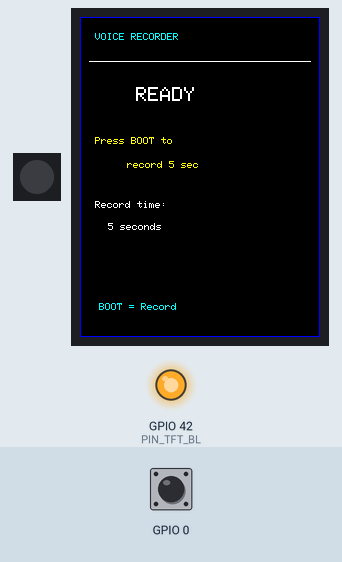
This sketch was run on a simulated ESP32-S3. On the bench: 1 RGB LEDs in strip order, left to right, 240×320 colour display, output pins drawn as LEDs (lit = HIGH). The inputs (shaded band) are chosen by the test bench; at power-on: GPIO 0 HIGH. Dim RGB values are drawn brighter than linear; I2S audio is not simulated (input reads silence); what the sketch prints to the serial monitor is not drawn.

Above: at 3.3 s.
3.4 s: GPIO 0 pulled LOW for 0.15 s
At 4.05 s:
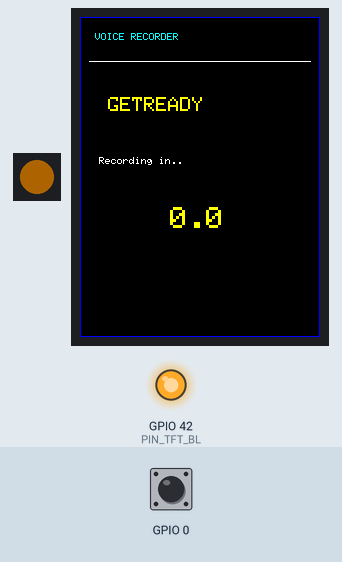
At 13.8 s:
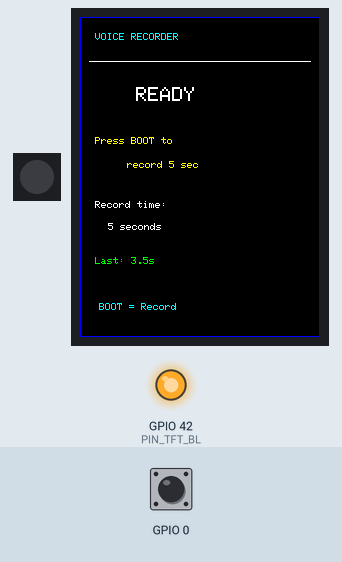
Timing chart, 0 to 15.3 s (numbered marks = the images above; inputs shaded):
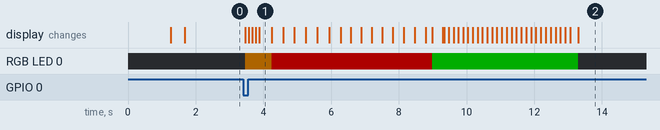

The sketch:

06-ESP32-S3-VoiceMonitoring-display2.0.ino
```cpp
/*
 * ESP32-S3 Voice Recorder - 5 Second Record & Play
 * WITH WS2812B LED INDICATOR
 * Modified for ST7789 2.0" 240x320 LCD
 *
 * FEATURES:
 * - Hardware SPI (SPIClass FSPI) — jauh lebih cepat dari software SPI
 * - 500ms delay setelah button press (skip button click sound)
 * - Display no flicker (selective update)
 * - 5 second recording time
 * - WS2812B LED: RED (recording), GREEN (playing), OFF (idle)
 */

#include <Arduino.h>
#include <SPI.h>
#include <Adafruit_GFX.h>
#include <Adafruit_ST7789.h>
#include <Adafruit_NeoPixel.h>
#include <driver/i2s.h>

// ========== LCD PINS (ST7789 2.0" 240x320) ==========
#define PIN_TFT_SCLK  21
#define PIN_TFT_MOSI  47
#define PIN_TFT_CS    41
#define PIN_TFT_DC    40
#define PIN_TFT_RST   45
#define PIN_TFT_BL    42
#define TFT_WIDTH     240
#define TFT_HEIGHT    320

// ========== AUDIO PINS ==========
#define SPEAKER_DOUT  7
#define SPEAKER_BCLK  15
#define SPEAKER_LRC   16

#define MIC_WS        4
#define MIC_SCK       5
#define MIC_SD        6

// ========== WS2812B LED ==========
#define LED_PIN       48
#define LED_COUNT     1

// ========== AUDIO SETTINGS ==========
#define SAMPLE_RATE   16000
#define RECORD_TIME   5         // 5 seconds
#define BUFFER_SIZE   512
#define BUTTON_DELAY  500       // 500ms delay to skip button click sound

#define TOTAL_SAMPLES (SAMPLE_RATE * RECORD_TIME)

// ========== I2S PORTS ==========
#define I2S_SPEAKER   I2S_NUM_0
#define I2S_MIC       I2S_NUM_1

// ========== OBJECTS ==========
SPIClass spi(FSPI);
Adafruit_ST7789 tft = Adafruit_ST7789(&spi, PIN_TFT_CS, PIN_TFT_DC, PIN_TFT_RST);
Adafruit_NeoPixel strip(LED_COUNT, LED_PIN, NEO_GRB + NEO_KHZ800);

// ========== BUFFERS ==========
int32_t mic_buffer[BUFFER_SIZE];
int16_t speaker_buffer[BUFFER_SIZE * 2]; // stereo

// Recording buffer - 5 seconds at 16kHz = 80000 samples
int16_t* recording_buffer = NULL;
int recorded_samples = 0;

// ========== STATE ==========
enum State {
  IDLE,
  WAITING,
  RECORDING,
  PLAYING
};

State current_state = IDLE;
State last_state = IDLE;
bool boot_pressed = false;
uint32_t state_start_time = 0;
int playback_position = 0;

// Display update tracking
float last_countdown = -1;
int last_progress = -1;

// ========== LED FUNCTIONS ==========
void setLED(uint8_t r, uint8_t g, uint8_t b) {
  strip.setPixelColor(0, strip.Color(r, g, b));
  strip.show();
}

void ledOff()    { setLED(0, 0, 0); }
void ledRed()    { setLED(255, 0, 0); }
void ledGreen()  { setLED(0, 255, 0); }
void ledYellow() { setLED(255, 150, 0); }

// ========== LCD FUNCTIONS ==========
void initLCD() {
  spi.begin(PIN_TFT_SCLK, -1, PIN_TFT_MOSI);
  pinMode(PIN_TFT_BL, OUTPUT);
  digitalWrite(PIN_TFT_BL, HIGH);

  // Initialize ST7789 2.0" 240x320
  tft.init(TFT_WIDTH, TFT_HEIGHT);
  tft.setRotation(2);  // Portrait inverted (180°): 240x320
  tft.fillScreen(ST77XX_BLACK);

  // Title - DRAW ONCE, NEVER CLEAR
  tft.drawRect(0, 0, TFT_WIDTH, TFT_HEIGHT, ST77XX_BLUE);
  tft.setCursor(15, 16);
  tft.setTextColor(ST77XX_CYAN);
  tft.setTextSize(1);
  tft.print("VOICE RECORDER");

  tft.drawLine(9, 44, 230, 44, ST77XX_WHITE);
}

void drawIdleScreen() {
  tft.fillRect(9, 56, 221, 254, ST77XX_BLACK);

  tft.setTextSize(2);
  tft.setCursor(56, 70);
  tft.setTextColor(ST77XX_WHITE);
  tft.print("READY");

  tft.setTextSize(1);
  tft.setCursor(15, 120);
  tft.setTextColor(ST77XX_YELLOW);
  tft.print("Press BOOT to");
  tft.setCursor(47, 144);
  tft.print("record 5 sec");

  tft.setCursor(15, 184);
  tft.setTextColor(ST77XX_WHITE);
  tft.print("Record time:");
  tft.setCursor(28, 206);
  tft.print("5 seconds");

  if (recorded_samples > 0) {
    tft.setCursor(15, 240);
    tft.setTextColor(ST77XX_GREEN);
    tft.print("Last: ");
    tft.printf("%.1fs", recorded_samples / (float)SAMPLE_RATE);
  }

  tft.setCursor(19, 286);
  tft.setTextColor(ST77XX_CYAN);
  tft.print("BOOT = Record");
}

void drawWaitingScreen() {
  tft.fillRect(9, 56, 221, 254, ST77XX_BLACK);

  tft.setTextSize(2);
  tft.setCursor(28, 80);
  tft.setTextColor(ST77XX_YELLOW);
  tft.print("GETREADY");

  tft.setTextSize(1);
  tft.setCursor(19, 140);
  tft.setTextColor(ST77XX_WHITE);
  tft.print("Recording in..");
}

void updateWaitingCountdown() {
  uint32_t elapsed = millis() - state_start_time;
  float remaining = (BUTTON_DELAY - elapsed) / 1000.0;
  if (remaining < 0) remaining = 0;

  if (abs(remaining - last_countdown) > 0.05) {
    tft.fillRect(75, 180, 94, 60, ST77XX_BLACK);
    tft.setTextSize(3);
    tft.setCursor(90, 190);
    tft.setTextColor(ST77XX_YELLOW);
    tft.printf("%.1f", remaining);
    last_countdown = remaining;
  }
}

void drawRecordingScreen() {
  tft.fillRect(9, 56, 221, 254, ST77XX_BLACK);

  tft.setTextSize(2);
  tft.setCursor(15, 70);
  tft.setTextColor(ST77XX_RED);
  tft.print("RECORDING");

  tft.drawRect(19, 270, 202, 28, ST77XX_WHITE);

  last_countdown = -1;
  last_progress = -1;
}

void updateRecordingProgress() {
  uint32_t elapsed = millis() - state_start_time;
  float remaining = RECORD_TIME - (elapsed / 1000.0);
  if (remaining < 0) remaining = 0;

  if (abs(remaining - last_countdown) > 0.05) {
    tft.fillRect(66, 140, 112, 70, ST77XX_BLACK);
    tft.setTextSize(3);
    tft.setCursor(90, 150);
    tft.setTextColor(ST77XX_RED);
    tft.printf("%.1f", remaining);
    last_countdown = remaining;
  }

  int progress = map(elapsed, 0, RECORD_TIME * 1000, 0, 198);
  progress = constrain(progress, 0, 198);
  if (progress != last_progress) {
    tft.fillRect(20, 272, 198, 24, ST77XX_BLACK);
    tft.fillRect(20, 272, progress, 24, ST77XX_RED);
    last_progress = progress;
  }

  static uint32_t last_blink = 0;
  if (millis() - last_blink > 500) {
    static bool blink_state = false;
    tft.fillCircle(206, 70, 11, blink_state ? ST77XX_RED : ST77XX_BLACK);
    tft.drawCircle(206, 70, 11, ST77XX_WHITE);
    blink_state = !blink_state;
    last_blink = millis();
  }
}

void drawPlayingScreen() {
  tft.fillRect(9, 56, 221, 254, ST77XX_BLACK);

  tft.setTextSize(2);
  tft.setCursor(47, 70);
  tft.setTextColor(ST77XX_GREEN);
  tft.print("PLAYING");

  tft.drawRect(19, 270, 202, 28, ST77XX_WHITE);

  last_progress = -1;
}

void updatePlayingProgress() {
  float progress_pct = (playback_position * 100.0) / recorded_samples;

  tft.fillRect(66, 140, 112, 70, ST77XX_BLACK);
  tft.setTextSize(2);
  tft.setCursor(75, 160);
  tft.setTextColor(ST77XX_GREEN);
  tft.printf("%.0f%%", progress_pct);

  int progress = map(playback_position, 0, recorded_samples, 0, 198);
  progress = constrain(progress, 0, 198);
  if (progress != last_progress) {
    tft.fillRect(20, 272, 198, 24, ST77XX_BLACK);
    tft.fillRect(20, 272, progress, 24, ST77XX_GREEN);
    last_progress = progress;
  }
}

// ========== AUDIO FUNCTIONS ==========
void initSpeaker() {
  i2s_config_t speaker_config = {
    .mode = (i2s_mode_t)(I2S_MODE_MASTER | I2S_MODE_TX),
    .sample_rate = SAMPLE_RATE,
    .bits_per_sample = I2S_BITS_PER_SAMPLE_16BIT,
    .channel_format = I2S_CHANNEL_FMT_RIGHT_LEFT,
    .communication_format = I2S_COMM_FORMAT_STAND_I2S,
    .intr_alloc_flags = ESP_INTR_FLAG_LEVEL1,
    .dma_buf_count = 8,
    .dma_buf_len = 512,
    .use_apll = false,
    .tx_desc_auto_clear = true,
    .fixed_mclk = 0
  };

  i2s_pin_config_t speaker_pins = {
    .bck_io_num = SPEAKER_BCLK,
    .ws_io_num = SPEAKER_LRC,
    .data_out_num = SPEAKER_DOUT,
    .data_in_num = I2S_PIN_NO_CHANGE
  };

  i2s_driver_install(I2S_SPEAKER, &speaker_config, 0, NULL);
  i2s_set_pin(I2S_SPEAKER, &speaker_pins);
}

void initMicrophone() {
  i2s_config_t mic_config = {
    .mode = (i2s_mode_t)(I2S_MODE_MASTER | I2S_MODE_RX),
    .sample_rate = SAMPLE_RATE,
    .bits_per_sample = I2S_BITS_PER_SAMPLE_32BIT,
    .channel_format = I2S_CHANNEL_FMT_ONLY_LEFT,
    .communication_format = I2S_COMM_FORMAT_STAND_I2S,
    .intr_alloc_flags = ESP_INTR_FLAG_LEVEL1,
    .dma_buf_count = 8,
    .dma_buf_len = 512,
    .use_apll = false,
    .tx_desc_auto_clear = false,
    .fixed_mclk = 0
  };

  i2s_pin_config_t mic_pins = {
    .bck_io_num = MIC_SCK,
    .ws_io_num = MIC_WS,
    .data_out_num = I2S_PIN_NO_CHANGE,
    .data_in_num = MIC_SD
  };

  i2s_driver_install(I2S_MIC, &mic_config, 0, NULL);
  i2s_set_pin(I2S_MIC, &mic_pins);
  i2s_zero_dma_buffer(I2S_MIC);

  for (int i = 0; i < 10; i++) {
    size_t bytes_read;
    i2s_read(I2S_MIC, mic_buffer, sizeof(mic_buffer), &bytes_read, 100);
  }
}

// ========== RECORDING FUNCTIONS ==========
void startWaiting() {
  Serial.println("\n⏳ WAITING (skip button click)...");
  current_state = WAITING;
  state_start_time = millis();
  drawWaitingScreen();
  ledYellow();
}

void startRecording() {
  Serial.println("\n🔴 RECORDING START");

  current_state = RECORDING;
  recorded_samples = 0;
  state_start_time = millis();

  if (recording_buffer == NULL) {
    recording_buffer = (int16_t*)malloc(TOTAL_SAMPLES * sizeof(int16_t));
    if (recording_buffer == NULL) {
      Serial.println("❌ Failed to allocate recording buffer!");
      current_state = IDLE;
      drawIdleScreen();
      ledOff();
      return;
    }
  }

  memset(recording_buffer, 0, TOTAL_SAMPLES * sizeof(int16_t));

  // Flush mic buffer to remove any residual button click
  for (int i = 0; i < 5; i++) {
    size_t bytes_read;
    i2s_read(I2S_MIC, mic_buffer, sizeof(mic_buffer), &bytes_read, 100);
  }

  Serial.printf("Recording %d samples (5 seconds)...\n", TOTAL_SAMPLES);
  drawRecordingScreen();
  ledRed();
}

void recordAudio() {
  size_t bytes_read;
  i2s_read(I2S_MIC, mic_buffer, sizeof(mic_buffer), &bytes_read, portMAX_DELAY);

  if (bytes_read == 0) return;

  int samples = bytes_read / sizeof(int32_t);

  for (int i = 0; i < samples && recorded_samples < TOTAL_SAMPLES; i++) {
    int16_t sample = (int16_t)(mic_buffer[i] >> 14);
    sample = sample * 2;
    if (sample > 16000) sample = 16000;
    if (sample < -16000) sample = -16000;
    recording_buffer[recorded_samples++] = sample;
  }

  if (recorded_samples >= TOTAL_SAMPLES || (millis() - state_start_time) >= (RECORD_TIME * 1000)) {
    Serial.printf("✅ Recording complete! Captured %d samples\n", recorded_samples);
    current_state = PLAYING;
    playback_position = 0;
    drawPlayingScreen();
    ledGreen();
    delay(300);
  }
}

void playbackAudio() {
  if (playback_position >= recorded_samples) {
    Serial.println("✅ Playback complete!\n");
    current_state = IDLE;
    playback_position = 0;
    drawIdleScreen();
    ledOff();
    return;
  }

  int samples_to_play = min(BUFFER_SIZE, recorded_samples - playback_position);

  for (int i = 0; i < samples_to_play; i++) {
    int16_t sample = recording_buffer[playback_position + i];
    speaker_buffer[i * 2]     = sample;
    speaker_buffer[i * 2 + 1] = sample;
  }

  size_t bytes_written;
  i2s_write(I2S_SPEAKER, speaker_buffer, samples_to_play * 4, &bytes_written, portMAX_DELAY);

  playback_position += samples_to_play;
}

// ========== SETUP ==========
void setup() {
  Serial.begin(115200);
  delay(1000);

  Serial.println("\n╔═══════════════════════════════════════════╗");
  Serial.println("║   ESP32-S3 Voice Recorder (5 seconds)     ║");
  Serial.println("║   ST7789 2.0\" 240x320 — Hardware SPI     ║");
  Serial.println("╚═══════════════════════════════════════════╝\n");

  Serial.print("Initializing WS2812B LED... ");
  strip.begin();
  strip.setBrightness(50);
  ledOff();
  Serial.println("OK!");

  Serial.print("Initializing ST7789 LCD... ");
  initLCD();
  Serial.println("OK!");

  tft.setCursor(19, 140);
  tft.setTextColor(ST77XX_YELLOW);
  tft.setTextSize(1);
  tft.print("Initializing");
  tft.setCursor(47, 164);
  tft.print("audio...");

  Serial.print("Initializing Speaker... ");
  initSpeaker();
  Serial.println("OK!");

  Serial.print("Initializing Microphone... ");
  initMicrophone();
  Serial.println("OK!");

  pinMode(0, INPUT_PULLUP);

  Serial.println("\n╔═══════════════════════════════════════════╗");
  Serial.println("║  READY!                                   ║");
  Serial.println("║  Press BOOT button to record 5 seconds    ║");
  Serial.println("║  LED: RED=Recording, GREEN=Playing        ║");
  Serial.println("╚═══════════════════════════════════════════╝\n");

  drawIdleScreen();
  ledOff();
  delay(500);
}

// ========== LOOP ==========
void loop() {
  static uint32_t last_display_update = 0;

  if (current_state == IDLE) {
    if (digitalRead(0) == LOW && !boot_pressed) {
      boot_pressed = true;
      startWaiting();
    } else if (digitalRead(0) == HIGH) {
      boot_pressed = false;
    }
  }

  switch(current_state) {
    case IDLE:
      break;

    case WAITING:
      if (millis() - state_start_time >= BUTTON_DELAY) {
        startRecording();
      } else {
        updateWaitingCountdown();
      }
      break;

    case RECORDING:
      recordAudio();
      updateRecordingProgress();
      break;

    case PLAYING:
      playbackAudio();
      if (millis() - last_display_update > 100) {
        updatePlayingProgress();
        last_display_update = millis();
      }
      break;
  }

  last_state = current_state;
}
```

Measured:
- after the input at 3.4 s, RGB LED 0: off → RGB(50, 29, 0) after 0.06 s, → RGB(50, 0, 0) 0.78 s later, → RGB(0, 50, 0) 4.7 s later, → off 4.3 s later; the display: first changes after 0.06 s (image 1 shows a later state)
